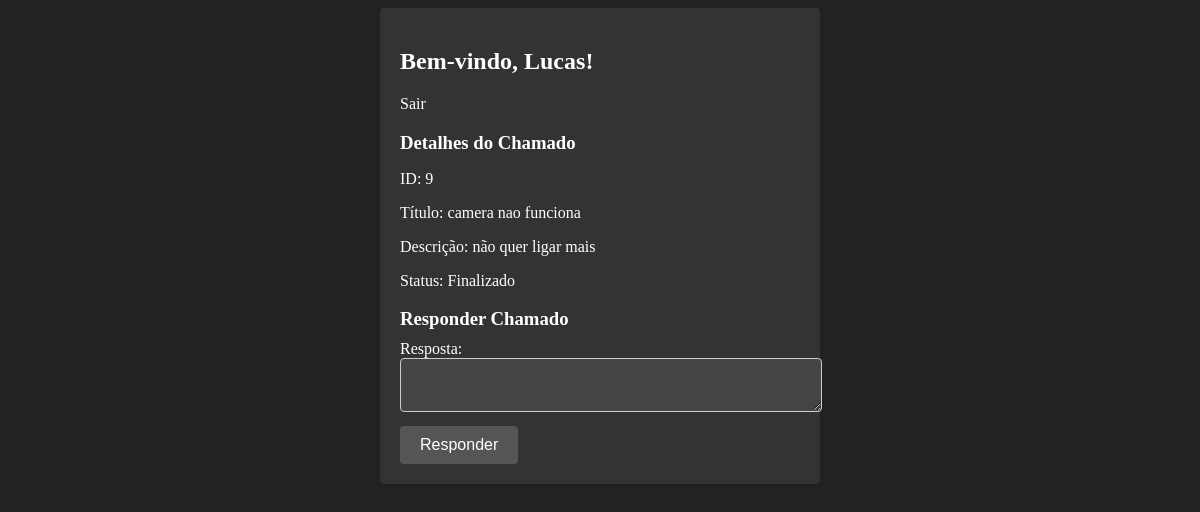
Page /Controllers/detalheschamadotecnico.php?id=9 (signed in) on the committed database.
### tables this page shows
CREATE TABLE `chamado` (
  `ID` int(11) NOT NULL,
  `data` date NOT NULL,
  `titulo` varchar(30) NOT NULL,
  `descricao` text NOT NULL,
  `status` varchar(15) NOT NULL,
  `fila_id` int(11) NOT NULL,
  `produto_id` int(11) NOT NULL,
  `usuario_id` int(11) NOT NULL,
  `test` int(11) NOT NULL,
  `resposta` text DEFAULT NULL
);

### Controllers/detalheschamadotecnico.php (the view, shortened to what this page needs)
<?php
require_once 'conexao.php';
$nomeUsuario = $_SESSION['nome'];
if (isset($_GET['id'])) {
    $idChamado = $_GET['id'];
    $sql = "SELECT * FROM chamado WHERE ID = ?";
    $stmt = $conexao->prepare($sql);
    $stmt->bind_param('i', $idChamado);
    $stmt->execute();
    $resultado = $stmt->get_result();
    $chamado = $resultado->fetch_assoc();
} else {
    $conexao->close();
    header("Location: listachamadostecnico.php");
    exit();
}
?>
<!DOCTYPE html>
<html>
<head>
    <link rel="stylesheet" type="text/css" href="style/detalhes.css">
</head>
<body>
    <div class="container">
        <h2>Bem-vindo, <?php echo $nomeUsuario; ?>!</h2>
        <a href="logout.php">Sair</a>
        <div class="detalhes-chamado">
            <h3>Detalhes do Chamado</h3>
            <p>ID: <?php echo $chamado['ID']; ?></p>
            <p>Título: <?php echo $chamado['titulo']; ?></p>
            <p>Descrição: <?php echo $chamado['descricao']; ?></p>
            <p>Status: <?php echo $chamado['status']; ?></p>
        </div>
        <div class="responder-chamado">
            <h3>Responder Chamado</h3>
            <?php if (isset($mensagem)) : ?>
                <p><?php echo $mensagem; ?></p>
            <?php else : ?>
                <form method="POST" action="detalheschamadotecnico.php">
                    <label for="resposta">Resposta:</label>
                    <textarea name="resposta" id="resposta" required></textarea>
                    <br>
                    <button type="submit">Responder</button>
                </form>
            <?php endif; ?>
        </div>
    </div>
</body>
</html>

### View/detalhes.css (style rules this page uses)
body { background-color: #222222; color: #ffffff; }
.container { max-width: 400px; margin: 0 auto; padding: 20px; background-color: #333333; border-radius: 4px; box-shadow: 0 2px 4px rgba(0, 0, 0, 0.1); }
h2 { color: #ffffff; margin-bottom: 20px; }
a { color: #ffffff; text-decoration: none; margin-bottom: 10px; display: block; }
h3 { color: #ffffff; margin-bottom: 10px; font-weight: bold; }
p { margin-bottom: 10px; }
textarea { width: 100%; padding: 10px; margin-bottom: 10px; border: 1px solid #cccccc; border-radius: 4px; font-size: 14px; background-color: #444444; color: #ffffff; }
button[type="submit"] { background-color: #555555; color: #ffffff; padding: 10px 20px; border: none; border-radius: 4px; cursor: pointer; font-size: 16px; transition: background-color 0.3s ease; }

### rows in the picture
chamado: ID "9", titulo "camera nao funciona", descricao "não quer ligar mais", status "Finalizado"

### other values in the picture
$nomeUsuario "Lucas"
